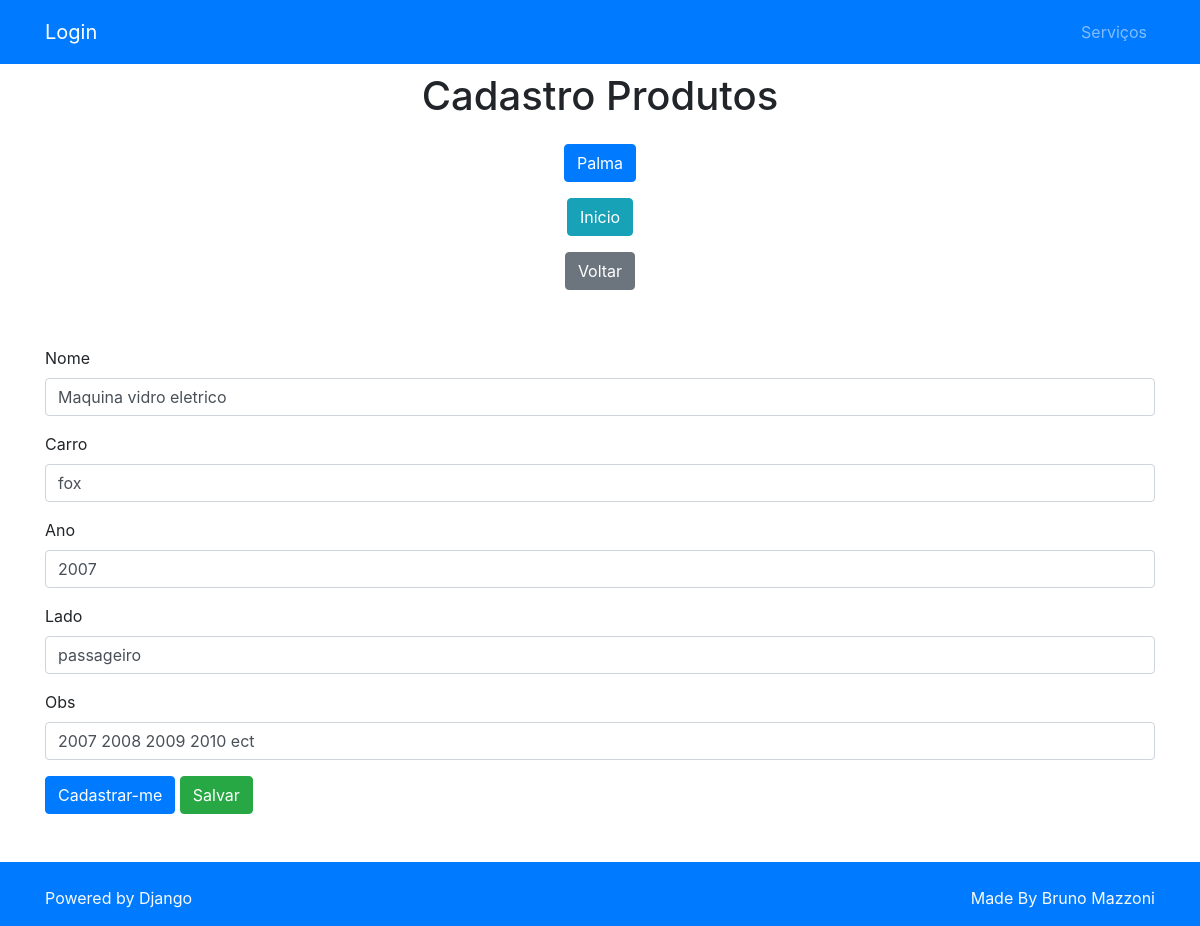
Screenshot of /editproduto/1/ with the database file from the repository.
### home/models.py (models this page shows, shortened)
class Produto(models.Model):
    nome = models.CharField(max_length=128)
    carro = models.CharField(max_length=128)
    ano = models.CharField(max_length=128)
    lado = models.CharField(max_length=128)
    vendas = models.ManyToManyField(Pessoa, through='Venda')
    obs = models.TextField(blank=True)

### home/views.py (the view)
# urls.py: path('editproduto/<int:pk>/', editproduto, name='editproduto'),
def editproduto(request, pk):
    data = {}
    data['db'] = Produto.objects.get(pk=pk)
    data['form'] = ProdutoForm(instance=data['db'])
    return render(request, 'produto/formproduto.html', data)

### home/forms.py
class ProdutoForm(ModelForm):
     class Meta:
      model = Produto
      fields = ['nome','carro','ano','lado','obs']

### home/templates/produto/formproduto.html (shortened to what this page needs)
<!DOCTYPE html>
{% extends 'base.html' %}
{% block conteudo %}
{% load static %}
<html lang="en">
<head>
    <link rel="stylesheet" type="text/css" href="{% static 'polls/style.css' %}">
  <link href="//cdnjs.cloudflare.com/ajax/libs/select2/4.0.0/css/select2.min.css" rel="stylesheet" />
</head>
<body>
<div class="col-8 m-auto pt-2 pb-2 text-center">
    <h1>Cadastro  Produtos</h1>
</div>
<div class="col-8 m-auto pt-2 pb-2  text-center">
    <a href="/principal" class="btn btn-primary">Palma</a>
</div>
<div class="col-8 m-auto pt-2 pb-2  text-center">
    <a href="/" class="btn btn-info">Inicio</a>
</div>
<div class="col-8 m-auto pt-2 pb-2  text-center">
    <a href="/homeproduto" class="btn btn-secondary">Voltar</a>
</div>
<div class="col-8 m-auto pt-3 pb-2  text-center"></div>
    <div class="col-8 m-auto pt-4 pt-2 text-center"></div>
        <form method="POST" name="formproduto" id="formproduto" action="{% if db %}/updateproduto/{{db.id}}/{%else%}/createproduto/{% endif %}" method="post">
 <div class="form-group">
      <label> Nome</label>
      <input type="text" name="nome" value="{{request.POST.nome}}{{db.nome}}" class="form-control">
  </div>
     <div class="form-group">
      <label> Carro</label>
      <input type="text" name="carro" value="{{request.POST.carro}}{{db.carro}}" class="form-control">
  </div>
     <div class="form-group">
      <label> Ano</label>
      <input type="text" name="ano" value="{{request.POST.ano}}{{db.ano}}" class="form-control">
  </div>
    <div class="form-group">
      <label> Lado</label>
      <input type="text" name="lado" value="{{request.POST.lado}}{{db.lado}}" class="form-control">
  </div>
 <div class="form-group">
      <label> Obs</label>
      <input type="textfield" name="obs" value="{{request.POST.obs}}{{db.obs}}" class="form-control">
  </div>
 <button type="submit" class="btn btn-primary">Cadastrar-me</button>
<input type="submit" class="btn btn-success" value="Salvar">
</form>
{% endblock %}

### rows the page displays
Produto: nome "Maquina vidro eletrico", carro "fox", ano "2007", lado "passageiro", obs "2007 2008 2009 2010 ect"
